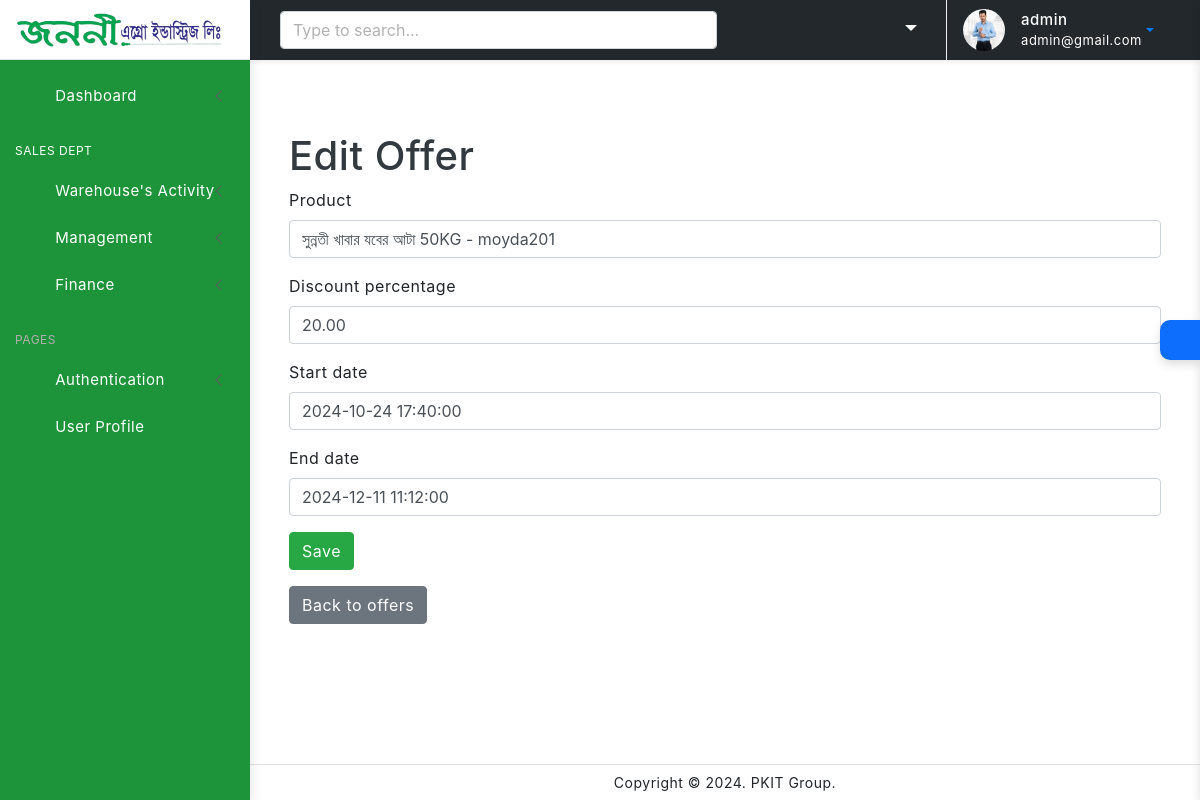
/offer/5/update/ (signed in), run on the app's committed database.
### user/models.py (models this page shows, shortened)
class Profile(models.Model):
    customer = models.OneToOneField(User, on_delete=models.CASCADE)
    address = models.CharField(max_length=200)
    phone = models.CharField(max_length=50)
    image = models.ImageField(default='default.png', upload_to='profile_images')
    nid = models.CharField(max_length=20, unique=True, blank=True, null= True)
    title= models.CharField(max_length=40, blank=True, null= True)
    salary = models.DecimalField(max_digits=10, decimal_places=2, blank=True, null= True)
    joining_date = models.DateField(blank=True, null= True)
    HEAD_OFFICE = 'HEAD_OFFICE'
    FACTORY = 'FACTORY'
    OTHERS='OTHERS'
    JOB_LOCATION_CHOICES = [
        (HEAD_OFFICE, 'Head Office'),
        (FACTORY, 'Factory'),
        (OTHERS, 'others'),
    ]
    job_location = models.CharField(max_length=20, choices=JOB_LOCATION_CHOICES, blank=True, null= True)
    zones = models.ManyToManyField(Zone, blank=True, verbose_name="Dealer Zones")
    products = models.ManyToManyField(Product, blank=True, verbose_name="Dealer Products")

### dashboard/models.py (models this page shows, shortened)
class Offer(models.Model):
    created_at = models.DateTimeField(auto_now_add=True, blank=True, null=True)
    product = models.ForeignKey(Product, on_delete=models.CASCADE, related_name='offers')
    discount_percentage = models.DecimalField(max_digits=5, decimal_places=2)
    start_date = models.DateTimeField(default=timezone.now)
    end_date = models.DateTimeField()

### dashboard/decorators.py (the view)
        def wrapper(request, *args, **kwargs):
            group = None
            if request.user.groups.exists():
                group = request.user.groups.all()[0].name
            if group in allowed_roles:
                return view_func(request, *args, **kwargs)
            else:
                return HttpResponse('You are not authorized to view this page')

### owner/forms.py
class OfferForm(forms.ModelForm):
    class Meta:
        model = Offer
        fields = ['product', 'discount_percentage', 'start_date', 'end_date']
    def __init__(self, *args, **kwargs):
        super().__init__(*args, **kwargs)
        self.fields['product'].widget.attrs.update({'class': 'form-control'})
        self.fields['discount_percentage'].widget.attrs.update({'class': 'form-control'})
        self.fields['start_date'].widget.attrs.update({'class': 'form-control datetimepicker'})
        self.fields['end_date'].widget.attrs.update({'class': 'form-control datetimepicker'})

### dashboard/models.py (called while the page is built)
    def __str__(self):
        return f"{self.name} - {self.product_code}"

### owner/views.py (called while the page is built)
@login_required(login_url='user-login')
@allowed_users(allowed_roles=['Admin'])
def offer_update(request, offer_id):
    offer = get_object_or_404(Offer, id=offer_id)
    if request.method == 'POST':
        form = OfferForm(request.POST, instance=offer)
        if form.is_valid():
            form.save()
            return redirect('offer_list')
    else:
        form = OfferForm(instance=offer)
    is_admin = request.user.groups.filter(name='Admin').exists()
    is_finance = request.user.groups.filter(name='Finance').exists()
    return render(request, 'admin/offer_form.html', {'form': form,'is_admin': is_admin,'is_finance': is_finance })

### owner/templates/admin/offer_form.html (shortened to what this page needs)
{% extends 'partials/base0.html' %}
{% load static %}
{% block content %}
<div class="page-wrapper">
    <div class="page-content">
<head>
    <link rel="stylesheet" href="https://stackpath.bootstrapcdn.com/bootstrap/4.5.2/css/bootstrap.min.css">
    <link rel="stylesheet" href="https://cdn.jsdelivr.net/npm/flatpickr/dist/flatpickr.min.css">
</head>
<body>
    <div class="container mt-5">
        <h1>{% if form.instance.id %}Edit Offer{% else %}Create Offer{% endif %}</h1>
        <form method="post">
            <div class="form-group">
                <label for="id_product">{{ form.product.label }}</label>
                {{ form.product }}
            </div>
            <div class="form-group">
                <label for="id_discount_percentage">{{ form.discount_percentage.label }}</label>
                {{ form.discount_percentage }}
            </div>
            <div class="form-group">
                <label for="id_start_date">{{ form.start_date.label }}</label>
                {{ form.start_date }}
            </div>
            <div class="form-group">
                <label for="id_end_date">{{ form.end_date.label }}</label>
                {{ form.end_date }}
            </div>
            <button type="submit" class="btn btn-success">Save</button>
        </form>
        <a href="{% url 'offer_list' %}" class="btn btn-secondary mt-3">Back to offers</a>
    </div>
</body>
</html>
{% endblock %}

### templates/partials/base0.html (shortened to what this page needs)
<!doctype html>
<html lang="en">
{% load static %}
<head>
	<link href="{% static 'assets/plugins/vectormap/jquery-jvectormap-2.0.2.css' %}" rel="stylesheet"/>
	<link href="{% static 'assets/plugins/simplebar/css/simplebar.css' %}" rel="stylesheet" />
	<link href="{% static 'assets/plugins/perfect-scrollbar/css/perfect-scrollbar.css' %}" rel="stylesheet" />
	<link href="{% static 'assets/plugins/metismenu/css/metisMenu.min.css' %}" rel="stylesheet" />
	<link href="{% static 'assets/css/pace.min.css' %}" rel="stylesheet" />
	<link href="{% static 'assets/css/bootstrap.min.css' %}" rel="stylesheet">
	<link href="{% static 'assets/css/app.css' %}" rel="stylesheet">
	<link href="{% static 'assets/css/icons.css' %}" rel="stylesheet">
	<link rel="stylesheet" href="{% static 'assets/css/dark-theme.css' %}" />
	<link rel="stylesheet" href="{% static 'assets/css/semi-dark.css' %}" />
	<link rel="stylesheet" href="{% static 'assets/css/header-colors.css' %}" />
		<link rel="stylesheet" href="https://use.fontawesome.com/releases/v5.15.2/css/all.css"
>
</head>
<body>
	<div class="wrapper">
		<div class="sidebar-wrapper" data-simplebar="true" style="background-color: #1d9439; " >
			<div class="sidebar-header">
				<div>
					<a href="{% url 'warehouse-index' %}" class="has-arrow">
						<img src="{% static 'assets/images/logo.png' %}" class="logo-icon" alt="logo icon" style="width: 210px; height: 170;">
					</a>
				</div>
				<div class="toggle-icon ms-auto"><i class='bx bx-arrow-to-left'></i>
				</div>
			</div>
			<ul class="metismenu" id="menu" >
				<li>
					{% if is_admin %}
					<a href="{% url 'home' %}" class="has-arrow">
						<div style="color: #FFFFFF; "class="parent-icon"><i class='bx bx-home-circle'></i>
						</div>
						<div class="menu-title" style="color: #FFFFFF;">Dashboard</div>
					</a>
                    {% endif %}
				</li>
				<li class="menu-label" style="color: #FFFFFF;">Sales Dept</li>
				{% if is_admin %}
				<li>
					<a class="has-arrow" href="javascript:;">
						<div style="color: #FFFFFF; " class="parent-icon"><i class='bx bx-bookmark-heart'></i>
						</div>
						<div class="menu-title" style="color: #FFFFFF;">Warehouse's Activity</div>
					</a>
				</li>
				<li>
					<a class="has-arrow" href="javascript:;">
						<div style="color: #FFFFFF; " class="parent-icon"> <i class="bx bx-donate-blood"></i>
						</div>
						<div class="menu-title" style="color: #FFFFFF;">Management</div>
					</a>
				</li>
				{% endif %}
				{% if is_finance %}
				<li>
					<a class="has-arrow" href="javascript:;">
						<div style="color: #FFFFFF; " class="parent-icon"><i class='bx bx-message-square-edit'></i>
						</div>
						<div class="menu-title" style="color: #FFFFFF;">Finance</div>
					</a>
				</li>
				{% endif %}
				<li class="menu-label">Pages</li>
				<li>
					<a class="has-arrow" href="javascript:;">
						<div style="color: #FFFFFF; " class="parent-icon"><i class="bx bx-lock"></i>
						</div>
						<div style="color: #FFFFFF; " class="menu-title">Authentication</div>
					</a>
				</li>
				<li>
					<a href="{% url 'user-profile' %}">
						<div style="color: #FFFFFF; " class="parent-icon"><i class="bx bx-user-circle"></i>
						</div>
						<div class="menu-title" style="color: #FFFFFF;">User Profile</div>
					</a>
				</li>
			</ul>
		</div>
		<header>
			<div class="topbar d-flex align-items-center"  style="background-color:#23282c;" >
				<nav class="navbar navbar-expand">
					<div class="search-bar flex-grow-1">
						<div class="position-relative search-bar-box">
							<input type="text" class="form-control search-control" placeholder="Type to search..."> <span class="position-absolute top-50 search-show translate-middle-y"><i class='bx bx-search'></i></span>
						</div>
					</div>
					<div class="top-menu ms-auto">
						<ul class="navbar-nav align-items-center">
							<li class="nav-item dropdown dropdown-large">
								<a style="color: white;" class="nav-link dropdown-toggle dropdown-toggle-nocaret" href="#" role="button" data-bs-toggle="dropdown" aria-expanded="false">	<i class='bx bx-category'></i>
								</a>
							</li>
						</ul>
					</div>
					<div class="user-box dropdown">
						<a class="d-flex align-items-center nav-link dropdown-toggle dropdown-toggle-nocaret" href="#" role="button" data-bs-toggle="dropdown" aria-expanded="false">
							<img src="{{ user.profile.image.url }}" class="user-img" alt="user avatar">
							<div class="user-info ps-3">
								<p style="color: white;" class="user-name mb-0">{{ user.username }}</p>
								<p style="color: white;" class="designattion mb-0">{{ user.email }}</p>
							</div>
						</a>
					</div>
				</nav>
			</div>
		</header>
        {% block content %}
        {% endblock %}
		<footer class="page-footer">
			<p class="mb-0">Copyright © 2024. PKIT Group.</p>
		</footer>
	<div class="switcher-wrapper">
		<div class="switcher-btn"> <i class='bx bx-cog bx-spin'></i>
		</div>
	</div>
</body>
</html>

### static/assets/css/app.css (style rules this page uses)
body { font-size: 14px; color: #4c5258; letter-spacing: .5px; background-color: #f4f4f4; overflow-x: hidden; font-family: Roboto, sans-serif }
a { text-decoration: none }
.wrapper { width: 100%; position: relative }
.sidebar-wrapper { width: 250px; height: 100%; position: fixed; top: 0; bottom: 0; left: 0; background: #fff; border-right: 0 solid #e4e4e4; z-index: 11; box-shadow: 0 .3rem .8rem rgba(0, 0, 0, .12)!important; transition: all .2s ease-out }
.sidebar-header { width: 250px; height: 60px; display: flex; align-items: center; position: absolute; top: 0; bottom: 0; padding: 0 15px; z-index: 5; background: #fff; background-clip: padding-box; border-bottom: 1px solid #e4e4e4 }
.logo-icon { width: 30px }
.toggle-icon { font-size: 22px; cursor: pointer; color: #0d6efd }
.topbar { position: fixed; top: 0; left: 250px; right: 0; height: 60px; background: #fff; border-bottom: 1px solid rgb(228 228 228 / 0%); z-index: 10; box-shadow: 0 .125rem .25rem rgba(0, 0, 0, .075)!important }
.topbar .navbar { width: 100%; height: 60px; padding-left: 30px; padding-right: 30px }
.page-wrapper { height: 100%; margin-top: 60px; margin-bottom: 30px; margin-left: 250px }
.page-content { padding: 1.5rem 1.5rem 0.7rem 1.5rem }
.page-footer { background: #fff; left: 250px; right: 0; bottom: 0; position: fixed; text-align: center; padding: 7px; font-size: 14px; border-top: 1px solid #e4e4e4; z-index: 3 }
.sidebar-wrapper ul { padding: 0; margin: 0; list-style: none; background: 0 0 }
.sidebar-wrapper .metismenu { background: 0 0; display: -webkit-box; display: -ms-flexbox; display: flex; padding: 10px; margin-top: 60px; -webkit-box-orient: vertical; -webkit-box-direction: normal; -ms-flex-direction: column; flex-direction: column }
.sidebar-wrapper .metismenu li+li { margin-top: 5px }
.sidebar-wrapper .metismenu li:first-child { margin-top: 5px }
.sidebar-wrapper .metismenu li:last-child { margin-bottom: 5px }
.sidebar-wrapper .metismenu>li { display: -webkit-box; display: -ms-flexbox; display: flex; -webkit-box-orient: vertical; -webkit-box-direction: normal; -ms-flex-direction: column; flex-direction: column; position: relative }
.sidebar-wrapper .metismenu a { position: relative; display: flex; align-items: center; justify-content: left; padding: 8px 15px; font-size: 15px; color: #5f5f5f; outline-width: 0; text-overflow: ellipsis; overflow: hidden; letter-spacing: .5px; border: 1px solid #ffffff00; transition: all .3s ease-out }
.sidebar-wrapper .metismenu a .parent-icon { font-size: 24px; line-height: 1 }
.sidebar-wrapper .metismenu a .menu-title { margin-left: 10px }
.menu-label { padding: 20px 15px 5px 5px; color: #b0afaf; text-transform: uppercase; font-size: 12px; letter-spacing: .5px }
.metismenu .has-arrow:after { position: absolute; content: ""; width: .5em; height: .5em; border-style: solid; border-width: 1.2px 0 0 1.2px; border-color: initial; right: 15px; transform: rotate(-45deg) translateY(-50%); transform-origin: top; top: 50%; transition: all .3s ease-out }
input::placeholder { color: #000!important; opacity: .3!important }
.search-bar-box { width: 75% }
.search-control { background-color: #f6f5f5; border: 1px solid #f2efef; padding-right: 2.5rem }
.search-show { font-size: 18px; right: 15px }
.topbar .navbar .navbar-nav .nav-link { padding-right: .8rem; padding-left: .8rem; color: #252323; font-size: 22px }
.dropdown-toggle-nocaret:after { display: none }
.user-img { width: 42px; height: 42px; border-radius: 50%; border: 0 solid #e5e5e5; padding: 0 }
.user-info .user-name { font-size: 15px; font-weight: 500; color: #413c3c }
.user-info .designattion { font-size: 13px; color: #a9a8a8 }
.user-box { display: flex; align-items: center; height: 60px; border-left: 1px solid #f0f0f0; margin-left: 1rem }
.dropdown-large { position: relative }
.switcher-wrapper { width: 280px; height: 100%; position: fixed; right: -280px; top: 0; bottom: 0; z-index: 16; background: #fff; border-left: 0 solid #d2d2d2; box-shadow: 0 .3rem .6rem rgba(0, 0, 0, .13); transition: all .2s ease-out }
.switcher-btn { width: 40px; height: 40px; line-height: 40px; font-size: 24px; background: #0d6efd; box-shadow: 0 .3rem .6rem rgba(0, 0, 0, .13); color: #fff; text-align: center; border-top-left-radius: 10px; border-bottom-left-radius: 10px; position: absolute; top: 40%; right: 100%; cursor: pointer }

### data on the page
Offer: product "সুন্নতী খাবার যবের আটা 50KG - moyda201", discount_percentage "20.00", start_date "2024-10-24 17:40:00", end_date "2024-12-11 11:12:00"

### other printed values
{{ user.username }} "admin"
{{ user.email }} "admin@gmail.com"
